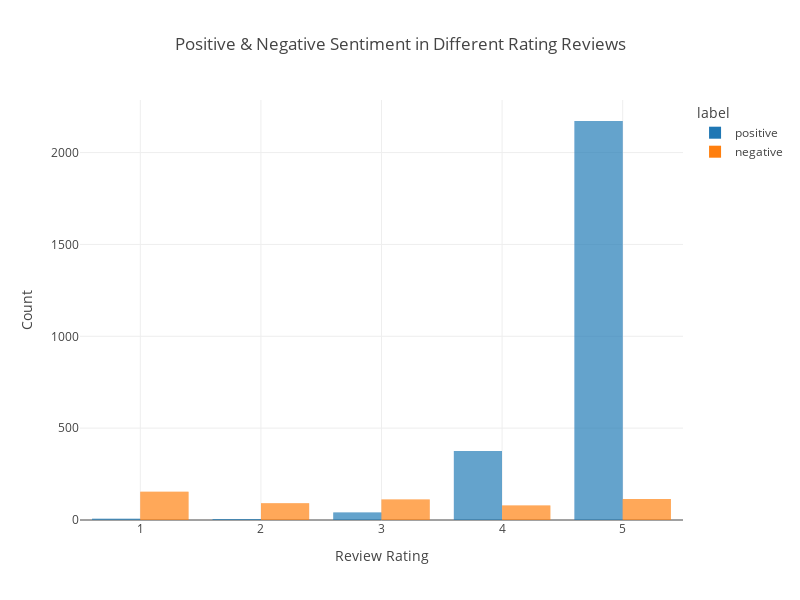

The code cell stored with this chart in its notebook:
### Code cell
# distribution of positive and negative sentiment in different rating review
data['rating'] = data['rating'].astype(str)

fig = px.bar(data, 
             x='rating', 
             color='label', 
             barmode='group', 
             width=800, height=600, 
             template='gridon', 
             title='Positive & Negative Sentiment in Different Rating Reviews')

fig.update_layout(
    xaxis = dict(
        title = 'Review Rating'
    ),
    yaxis = dict(
        title = 'Count'
    )
)

fig.show()

### Figure 1 — Plotly figure (JSON) as saved in the notebook; plotly's stock layout.template omitted (floating-point values rounded to 4 significant figures; data arrays with more than 128 entries replaced by an {"elided": "..."} marker saying what was removed)
{"data": [{"alignmentgroup": "True", "hovertemplate": "label=positive<br>rating=%{x}<br>count=%{y}<extra></extra>", "legendgroup": "positive", "marker": {"color": "#1F77B4", "pattern": {"shape": ""}}, "name": "positive", "offsetgroup": "positive", "orientation": "v", "showlegend": true, "textposition": "auto", "type": "bar", "x": {"elided": "2601 str values"}, "xaxis": "x", "y": {"elided": "2601 int values"}, "yaxis": "y"}, {"alignmentgroup": "True", "hovertemplate": "label=negative<br>rating=%{x}<br>count=%{y}<extra></extra>", "legendgroup": "negative", "marker": {"color": "#FF7F0E", "pattern": {"shape": ""}}, "name": "negative", "offsetgroup": "negative", "orientation": "v", "showlegend": true, "textposition": "auto", "type": "bar", "x": {"elided": "549 str values"}, "xaxis": "x", "y": {"elided": "549 int values"}, "yaxis": "y"}], "layout": {"barmode": "group", "height": 600, "legend": {"title": {"text": "label"}, "tracegroupgap": 0}, "title": {"text": "Positive & Negative Sentiment in Different Rating Reviews"}, "width": 800, "xaxis": {"anchor": "y", "autorange": true, "domain": [0, 1], "range": [0.5, 5.5], "title": {"text": "Review Rating"}, "type": "linear"}, "yaxis": {"anchor": "x", "autorange": true, "domain": [0, 1], "range": [0, 2286.0], "title": {"text": "Count"}, "type": "linear"}}}
